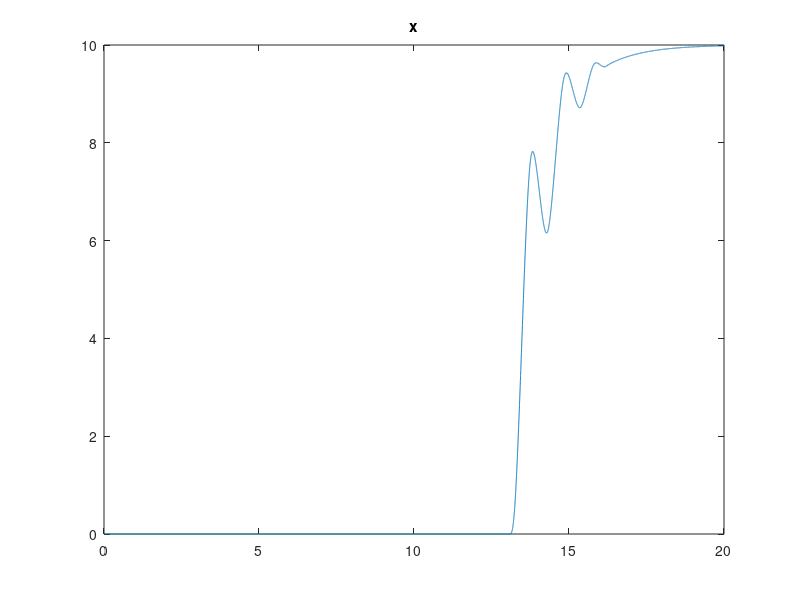
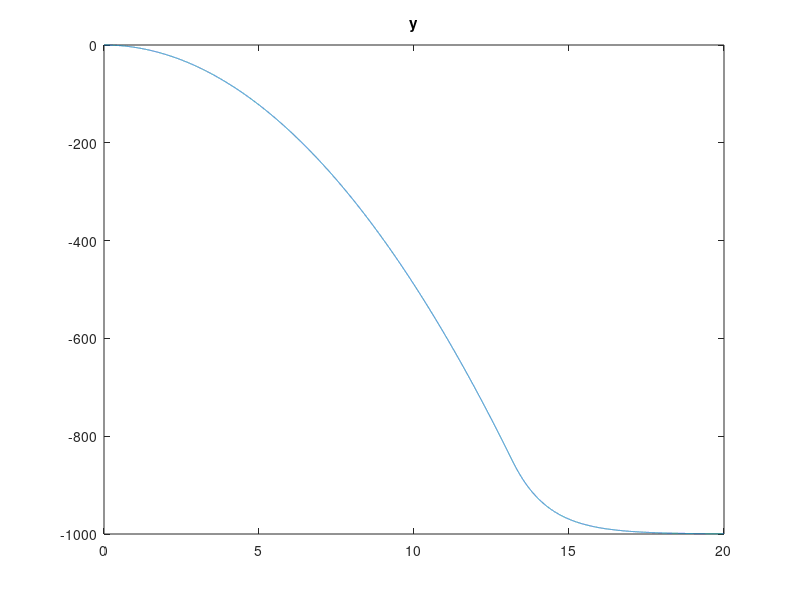
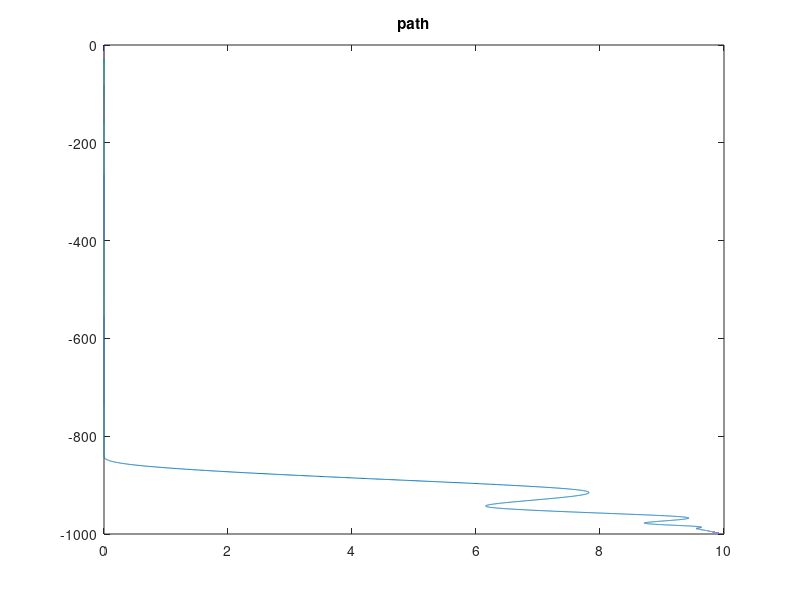
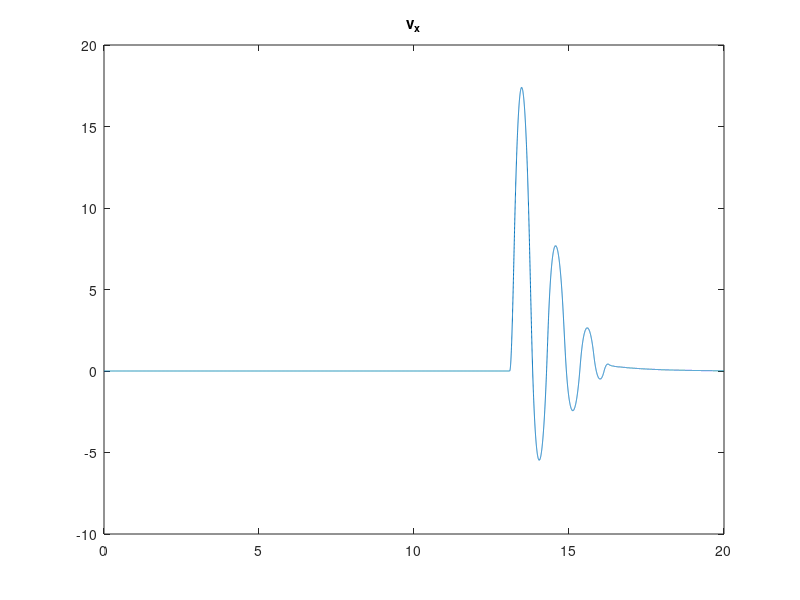

These charts were generated, in order, by the following MATLAB code:

clear
close all

% No use of Earth's g constant (dynamically adjusts to whatever gravity strength its in, provided it'd pointing down)
% Theta controlled by horizontal thrust needs (assumes vertical gravity

g = 9.8;
sim_time    = 20;
dt          = 0.001;

num_steps   = sim_time / dt;
steps = 1 : num_steps;
t = steps * dt;

% Desired Conditions
x_r = 10;
y_r = -1000;

% Controller values
K_v         = 0.8;
K_a         = 10;
K_omega     = 100;
K_j         = 100;

max_theta   = pi / 4;
max_omega   = 30 / 60 * 2 * pi;

% Initial Conditions
m = 10;
Z       = zeros(size(steps));

x       = Z;
y       = Z;
v_x     = Z;
v_y     = Z;
a_y     = -g;
theta   = Z;
omega   = Z;
F_th    = Z;

% Start of sim

F_g = m * g;

for n = steps
    p = max([n - 1, 1]);
    x0      = x(p);
    y0      = y(p);
    v_x0    = v_x(p);
    v_y0    = v_y(p);
    theta0  = theta(p);
    F_th0   = F_th(p);

    % Control
    v_x_in      = -K_v * (x0 - x_r);
    v_y_in      = -K_v * (y0 - y_r);

    a_x_in      = -K_a * (v_x0 - v_x_in);
    a_y_in      = -K_a * (v_y0 - v_y_in);

    theta_in    = atan(-a_x_in / g);
    theta_in    = min([theta_in, max_theta]);
    theta_in    = max([theta_in, -max_theta]);

    omega_in    = -K_omega * (theta0 - theta_in);
    omega_in    = min([omega_in, max_omega]);
    omega_in    = max([omega_in, -max_omega]);
    
    F_th_y_dot = -K_j * m * (a_y - a_y_in);
    F_th_dot = F_th_y_dot / cos(theta0);

    F_th_in = F_th0 + F_th_dot * dt;
    F_th_in = max([F_th_in, 0]);
    F_th(n) = F_th_in;

    % Update state
    a_x = F_th_in * -sin(theta0) / m;
    a_y = (F_th_in * cos(theta0) - F_g) / m;

    v_x(n) = v_x0 + a_x * dt;
    v_y(n) = v_y0 + a_y * dt;

    x(n) = x0 + v_x0 * dt + 0.5 * a_x * dt * dt;
    y(n) = y0 + v_y0 * dt + 0.5 * a_y * dt * dt;
    
    theta(n) = theta0 + omega_in * dt;
    omega(n) = omega_in;
end

figure
plot(t, x)
title('x')

figure
plot(t, y)
title('y')

figure
plot(x, y)
title('path')

figure
plot(t, v_x)
title('v_x')

figure
plot(t, v_y)
title('v_y')

figure
plot(t, theta * 180 / pi)
title('theta in deg')

figure
plot(t, omega * 180 / pi)
title('omega in deg/s')

figure
plot(t, F_th)
title('F\_th')
